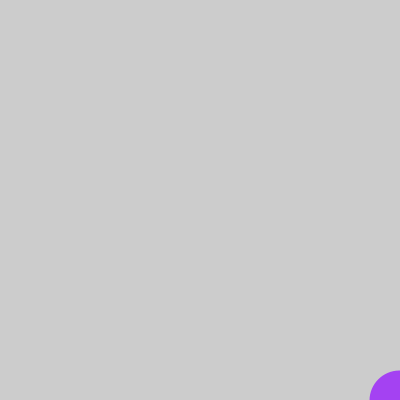
Frame 1 (no input)
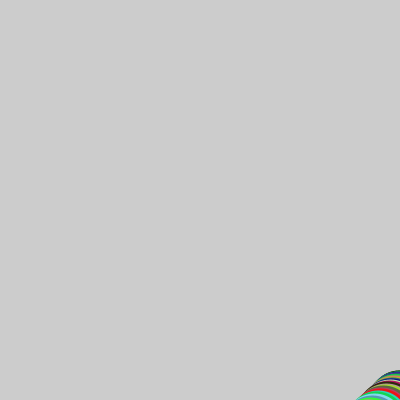
Frame 60 (the mouse pressed at the canvas centre just before this capture)
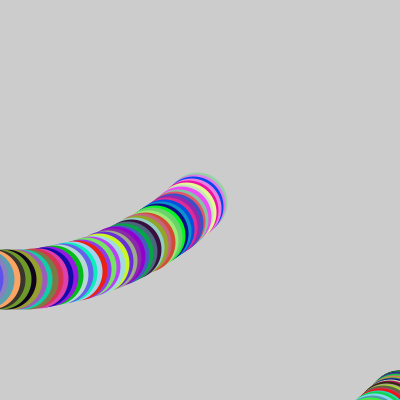
Frame 120 (the mouse held since frame 60 and released just before this capture)

The Processing sketch that drew these frames (run headless with seeded random() and noise(); from frame 60 on, the mouse is pressed at the canvas centre):

// Processing sketch: processing_22759
// ── processing_22759.pde

class punto2D{
  float x;
  float y;
  punto2D(){
  }
  punto2D(float x1, float y1)
  {
    x=x1;
    y=y1;
  }
  void display(){
    point(x,y);
  }
  void rotar(float angulo)
  {
   x = x*cos(angulo*3.14/180.0)-y*sin(angulo*3.14/180.0); 
   y = x*sin(angulo*3.14/180.0)+y*cos(angulo*3.14/180.0); 
  }
}

float ang = 0;
punto2D p = new punto2D(400,400);

void setup()
{
 size(400,400); 
}
void draw(){
  
  if(p.x !=0 && p.y !=0){
    ang +=0.01;
    p.rotar(ang);
    stroke(getRandomColor(),getRandomColor(),getRandomColor());
    strokeWeight(60);
    p.display();
  }
}
void mousePressed() {
 p.x = mouseX;
 p.y = mouseY;
}
float getRandomColor(){
return random(255);
}
